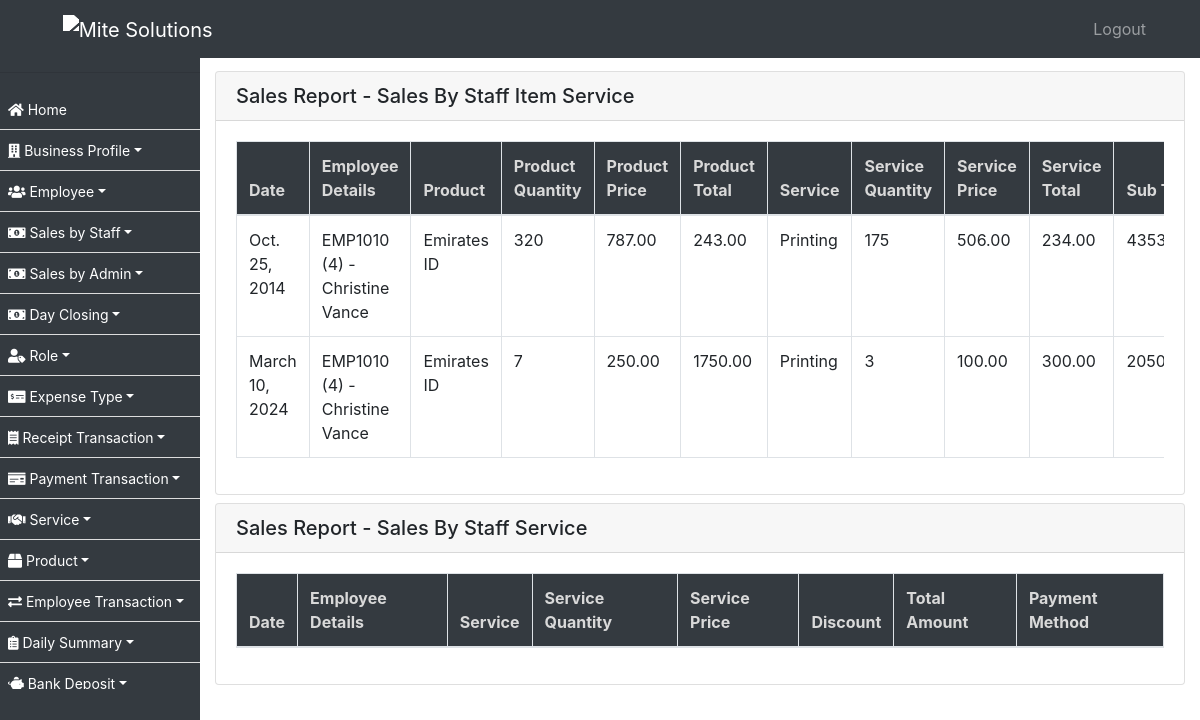
Before: /sale/sales-report/ (signed in) with the older database file.
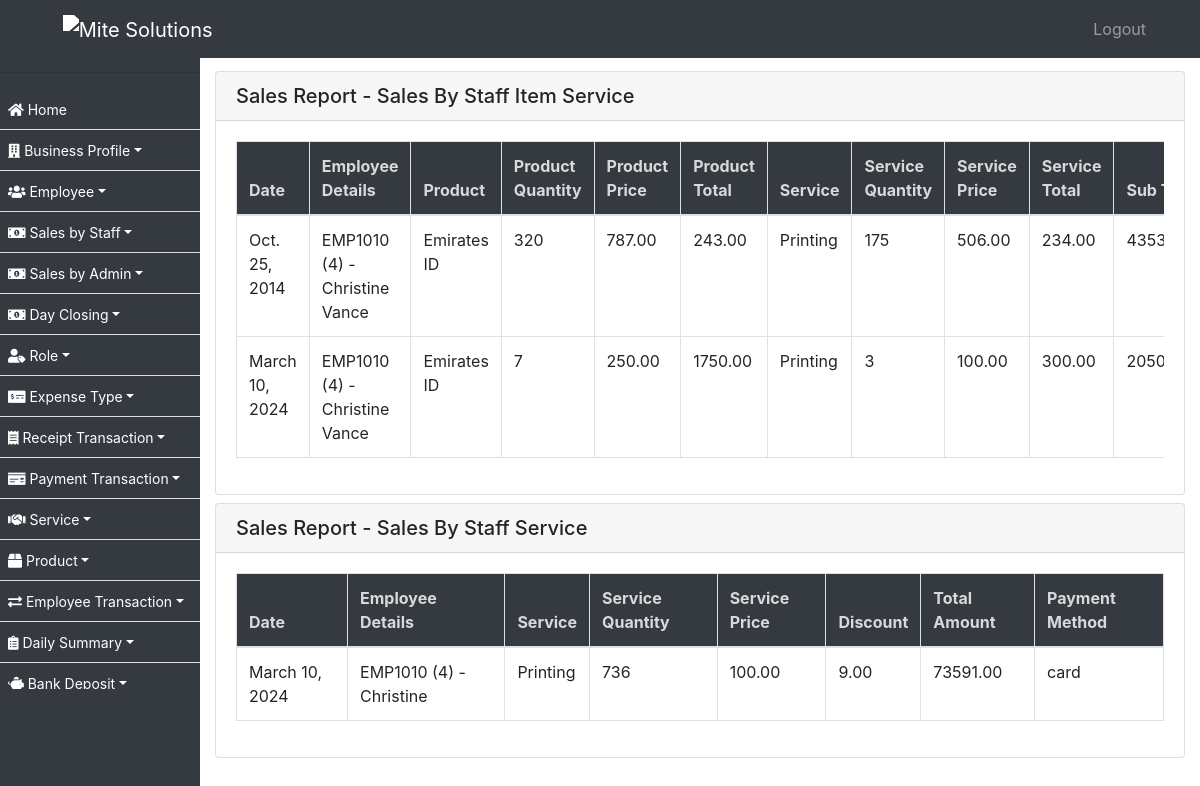
After: the same page with the newer database file.
### ezshopapp/models.py (models this page shows, shortened)
class SalesByStaffItemService(models.Model):
    date = models.DateField(_("Date"))
    employee = models.ForeignKey(Employee, on_delete=models.CASCADE, verbose_name=_("Employee"), null=True)
    product = models.ForeignKey(Product, on_delete=models.CASCADE, verbose_name=_("Product"),  null=True)
    pquantity = models.PositiveIntegerField(_("Product Quantity"),  null=True)
    pprice = models.DecimalField(max_digits=10, decimal_places=2, verbose_name=_("Product Price"),  null=True)
    service = models.ForeignKey(Service, on_delete=models.CASCADE, verbose_name=_("Service"),  null=True)
    squantity = models.PositiveIntegerField(_("Service Quantity"),  null=True)
    sprice = models.DecimalField(max_digits=10, decimal_places=2, verbose_name=_("Service Price"),  null=True)
    sub_total = models.DecimalField(max_digits=10, decimal_places=2, verbose_name=_("Sub Total"))
    discount = models.DecimalField(max_digits=10, decimal_places=2, verbose_name=_("Discount"), null=True)
    total_amount = models.DecimalField(max_digits=10, decimal_places=2, verbose_name=_("Total Amount"), null=True)
    payment_method = models.CharField(max_length=20, choices=PAYMENT_METHOD_CHOICES, verbose_name=_("Payment Method"))
    created_on = models.DateTimeField(auto_now_add=True, null=True)
    itemtotal = models.DecimalField(max_digits=10, decimal_places=2, verbose_name=_("Products Total"), null=True)
    servicetotal = models.DecimalField(max_digits=10, decimal_places=2, verbose_name=_("Service Total"), null=True)

class Employee(models.Model):
    employee_id = models.CharField(max_length=10, unique=True)
    username = models.CharField(max_length=50, null=True)
    password = models.CharField(max_length=50, null=True)
    business_profile = models.CharField(max_length=255, null=True)
    first_name = models.CharField(max_length=255)
    second_name = models.CharField(max_length=255)
    nationality = models.CharField(max_length=255)
    mobile_no = models.CharField(max_length=20, blank=True, null=True)
    passport_no = models.CharField(max_length=20)
    passport_expiration_date = models.DateField()
    emirates_id = models.CharField(max_length=20)
    id_expiration_date = models.DateField()
    basic_pay = models.DecimalField(max_digits=10, decimal_places=2)
    house_allowance = models.DecimalField(max_digits=10, decimal_places=2)
    transportation_allowance = models.DecimalField(max_digits=10, decimal_places=2)
    commission_percentage = models.DecimalField(max_digits=5, decimal_places=2)
    joining_date = models.DateField()
    job_role = models.ForeignKey(Role, on_delete=models.SET_NULL, null=True)
    is_employee = models.BooleanField(default=True)
    created_on = models.DateTimeField(auto_now_add=True, null=True)

class Product(models.Model):
    name = models.CharField(max_length=255)
    vat = models.BooleanField(default=False)
    amount = models.DecimalField(max_digits=10, decimal_places=2)
    max_discount_allowed = models.DecimalField(max_digits=10, decimal_places=2)
    status = models.BooleanField(default=True)
    created_on = models.DateTimeField(auto_now_add=True, null=True)

class Service(models.Model):
    name = models.CharField(max_length=255)
    duration = models.PositiveIntegerField()
    vat = models.BooleanField(default=False)
    amount = models.DecimalField(max_digits=10, decimal_places=2)
    max_discount_allowed = models.DecimalField(max_digits=10, decimal_places=2)
    status = models.BooleanField(default=True)
    created_on = models.DateTimeField(auto_now_add=True, null=True)

class SaleByAdminService(models.Model):
    date = models.DateField(_("Date"), null=True)
    employee = models.ForeignKey(Employee, on_delete=models.CASCADE, verbose_name=_("Employee"), null=True)
    service = models.ForeignKey(Service, on_delete=models.CASCADE, verbose_name=_("Service"),  null=True)
    quantity = models.PositiveIntegerField(_("Service Quantity"),  null=True)
    price = models.DecimalField(max_digits=10, decimal_places=2, verbose_name=_("Service Price"),  null=True)
    discount = models.DecimalField(max_digits=5, decimal_places=2, default=0)
    payment_method = models.CharField(max_length=20, choices=PAYMENT_METHOD_CHOICES, verbose_name=_("Payment Method"))
    total_amount = models.DecimalField(max_digits=10, decimal_places=2, verbose_name=_("Total Amount"), null=True)
    created_on = models.DateTimeField(auto_now_add=True, null=True)

### ezshopapp/views.py (the view)
# urls.py: path('sale/sales-report/', sales_report, name='sales_report'),
@login_required
def sales_report(request):
    sales = SalesByStaffItemService.objects.all().select_related('employee')
    sales_admin = SaleByAdminService.objects.all().select_related('employee')
    context = {'sales': sales, 'sales_admin':sales_admin}
    return render(request, 'sales_report.html', context)

### ezshopapp/templates/sales_report.html (shortened to what this page needs)
{% extends 'base.html' %}
{% block content %}
    <div class="card">
     <div class="card-header">
    <h5 class="mb-0">Sales Report - Sales By Staff Item Service</h5>
</div>
<div class="card-body">
    <div class="table-responsive">
        <table class="table table-bordered">
            <thead>
                <tr>
                    <th>Date</th>
                    <th>Employee Details</th>
                    <th>Product</th>
                    <th>Product Quantity</th>
                    <th>Product Price</th>
                    <th>Product Total</th>
                    <th>Service</th>
                    <th>Service Quantity</th>
                    <th>Service Price</th>
                    <th>Service Total</th>
                    <th>Sub Total</th>
                </tr>
            </thead>
            <tbody>
                {% for sale in sales %}
                <tr>
                    <td>{{ sale.date }}</td>
                    <td>{{ sale.employee.employee_id }} ({{ sale.employee.id}}) - {{ sale.employee.first_name }} {{ sale.employee.second_name }}</td>
                    <td>{{ sale.product.name }}</td>
                    <td>{{ sale.pquantity }}</td>
                    <td>{{ sale.pprice }}</td>
                    <td>{{ sale.itemtotal }}</td>
                    <td>{{ sale.service.name }}</td>
                    <td>{{ sale.squantity }}</td>
                    <td>{{ sale.sprice }}</td>
                    <td>{{ sale.servicetotal }}</td>
                    <td>{{ sale.sub_total }}</td>
                </tr>
                {% endfor %}
            </tbody>
        </table>
    </div>
</div>
</div>
<div class="card mt-2">
<div class="card-header">
<h5 class="mb-0">Sales Report - Sales By Staff Service</h5>
</div>
<div class="card-body">
<div class="table-responsive">
    <table class="table table-bordered">
        <thead>
            <tr>
                <th>Date</th>
                <th>Employee Details</th>
                <th>Service</th>
                <th>Service Quantity</th>
                <th>Service Price</th>
                <th>Discount</th>
                <th>Total Amount</th>
                <th>Payment Method</th>
            </tr>
        </thead>
        <tbody>
            {% for sales_admin in sales_admin %}
            <tr>
                <td>{{ sales_admin.date }}</td>
                <td>{{ sales_admin.employee.employee_id }} ({{ sales_admin.employee.id}}) - {{ sales_admin.employee.first_name }} {{ sale.employee.second_name }}</td>
                <td>{{ sales_admin.service.name }}</td>
                <td>{{ sales_admin.quantity }}</td>
                <td>{{ sales_admin.price }}</td>
                <td>{{ sales_admin.discount }}</td>
                <td>{{ sales_admin.total_amount }}</td>
                <td>{{ sales_admin.payment_method }}</td>
            </tr>
            {% endfor %}
        </tbody>
    </table>
</div>
</div>
</div>
{% endblock %}

### ezshopapp/templates/base.html (shortened to what this page needs)
{% load static %}
<!DOCTYPE html>
<html lang="en">
<head>
    <link rel="stylesheet" href="https://stackpath.bootstrapcdn.com/bootstrap/4.3.1/css/bootstrap.min.css">
    <link rel="stylesheet" type="text/css" href="https://cdn.datatables.net/1.11.5/css/jquery.dataTables.css">
    <link rel="stylesheet" href="https://use.fontawesome.com/releases/v5.8.2/css/all.css">
    <link rel="stylesheet" href="https://cdn.datatables.net/1.10.24/css/dataTables.bootstrap4.min.css"/>
</head>
<body>
<nav class="navbar navbar-expand-lg navbar-dark bg-dark fixed-top">
    <a class="navbar-brand text-left" href="/home/">
         <img src="https://mitesolutions.com/images/logo.png" class="logo" alt="Mite Solutions" width="5%">
    </a>
    <div class="collapse navbar-collapse" id="navbarNav">
        {% include 'sidebar_mobile.html' %}
    </div>
</nav>
<div id="sidebar">
    <hr/>
    {% include 'sidebar.html' %}
</div>
<div id="content">
    {% block content %}{% endblock %}
</div>
</body>
</html>

### ezshopapp/templates/sidebar_mobile.html (shortened to what this page needs)
<ul class="navbar-nav ml-auto pl-3">
    <li class="nav-item">
        <a class="nav-link" href="{% url 'logout' %}">Logout</a>
    </li>
</ul>

### ezshopapp/templates/sidebar.html (shortened to what this page needs)
 <ul id="font-c" style="max-height: 600px; overflow-y: scroll;">
        <li><a href="/home/"><i class="fas fa-home"></i> Home</a></li>
        {% if user.is_superuser or user.is_admin %}
        <li class="dropdown">
            <a href="#" class="dropdown-toggle" id="businessProfileDropdown" role="button" data-toggle="dropdown" aria-haspopup="true" aria-expanded="false"><i class="fas fa-building"></i> Business Profile</a>
        </li>
        <li class="dropdown">
            <a href="#" class="dropdown-toggle" id="employeeDropdown" role="button" data-toggle="dropdown" aria-haspopup="true" aria-expanded="false"><i class="fas fa-users"></i> Employee</a>
        </li>
        {% endif %}
        <li class="dropdown">
            <a href="#" class="dropdown-toggle" id="saleDropdown" role="button" data-toggle="dropdown" aria-haspopup="true" aria-expanded="false"><i class="fas fa-money-bill-alt"></i> Sales by Staff</a>
        </li>
        <li class="dropdown">
            <a href="#" class="dropdown-toggle" id="saleDropdown" role="button" data-toggle="dropdown" aria-haspopup="true" aria-expanded="false"><i class="fas fa-money-bill-alt"></i> Sales by Admin</a>
        </li>
        <li class="dropdown">
            <a href="#" class="dropdown-toggle" id="saleDropdown" role="button" data-toggle="dropdown" aria-haspopup="true" aria-expanded="false"><i class="fas fa-money-bill-alt"></i> Day Closing</a>
        </li>
        <li class="dropdown">
            <a href="#" class="dropdown-toggle" id="roleDropdown" role="button" data-toggle="dropdown" aria-haspopup="true" aria-expanded="false"><i class="fas fa-user-tag"></i> Role</a>
        </li>
        <li class="dropdown">
            <a href="#" class="dropdown-toggle" id="expenseTypeDropdown" role="button" data-toggle="dropdown" aria-haspopup="true" aria-expanded="false"><i class="fas fa-money-check-alt"></i> Expense Type</a>
        </li>
        <li class="dropdown">
            <a href="#" class="dropdown-toggle" id="receiptTransactionDropdown" role="button" data-toggle="dropdown" aria-haspopup="true" aria-expanded="false"><i class="fas fa-receipt"></i> Receipt Transaction</a>
        </li>
        <li class="dropdown">
            <a href="#" class="dropdown-toggle" id="paymentTransactionDropdown" role="button" data-toggle="dropdown" aria-haspopup="true" aria-expanded="false"><i class="fas fa-money-check"></i> Payment Transaction</a>
        </li>
        <li class="dropdown">
            <a href="#" class="dropdown-toggle" id="serviceDropdown" role="button" data-toggle="dropdown" aria-haspopup="true" aria-expanded="false"><i class="fas fa-handshake"></i> Service</a>
        </li>
        <li class="dropdown">
            <a href="#" class="dropdown-toggle" id="productDropdown" role="button" data-toggle="dropdown" aria-haspopup="true" aria-expanded="false"><i class="fas fa-box"></i> Product</a>
        </li>
        <li class="dropdown">
            <a href="#" class="dropdown-toggle" id="employeeTransactionDropdown" role="button" data-toggle="dropdown" aria-haspopup="true" aria-expanded="false"><i class="fas fa-exchange-alt"></i> Employee Transaction</a>
        </li>
        <li class="dropdown">
            <a href="#" class="dropdown-toggle" id="dailySummaryDropdown" role="button" data-toggle="dropdown" aria-haspopup="true" aria-expanded="false"><i class="fas fa-clipboard-list"></i> Daily Summary</a>
        </li>
        {% if user.is_superuser or user.is_admin %}
        <li class="dropdown">
            <a href="#" class="dropdown-toggle" id="bankDepositDropdown" role="button" data-toggle="dropdown" aria-haspopup="true" aria-expanded="false"><i class="fas fa-piggy-bank"></i> Bank Deposit</a>
        </li>
        {% endif %}
    </ul>

### ezshopapp/templates/base.html (style rules this page uses)
#font-c>li>a { font-size:14px !important; }
body { padding-top: 56px; }
thead { background-color: #343a40; color: #d9d9d9; }
#sidebar { height: 100%; width: 200px; position: fixed; top: 0; left: 0; background-color: #343a40; padding-top: 56px; }
table { border:0px !important; }
#content { margin-left: 200px; padding: 15px; }
#sidebar ul { list-style: none; padding: 0; }
#sidebar ul li { padding: 8px; border-bottom: 1px solid #ddd; }
#sidebar ul li a { text-decoration: none; color: #fff; }
.navbar-brand { margin-left: 4%; }
.logo { filter: brightness(0) invert(1); margin:0px; }
.navbar-nav.ml-auto { margin-right: 15px; }

Changed rows visible on the page:
added SaleByAdminService: date "March 10, 2024", employee.employee_id "EMP1010", employee.id "4", employee.first_name "Christine", service.name "Printing", quantity "736", price "100.00", discount "9.00", total_amount "73591.00", payment_method "card"
